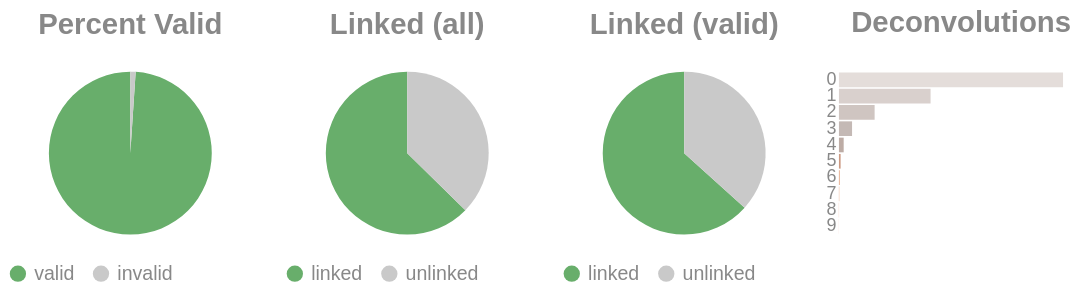

This figure's notebook cell:
### Code cell
if SKIPLR:
    pass
else:
    clash = Counter()
    for i in valids['molecule'].to_list():
        _mol = i.split("-")
        if len(_mol) == 1:
            clash.update('0')
        else:
            clash.update(_mol[-1])

    _d = {"deconvolutions": [], 'count': []}
    for k,v in clash.items():
        _d['deconvolutions'].append(k)
        _d['count'].append(v)

    tot_valid = valids['reads'].sum()
    mask = valids['reads'] >= 2
    n_linked_reads = valids.filter(mask)['reads'].sum()
    if n_linked_reads == 0:
        print_html("No linked molecules (>=2 reads) were detected; skipping linked-only distributions.")
        SKIPLR = True
    else:
        perc_valid = round(tot_valid / n_reads, 4)
        linked_perc_abs = round(n_linked_reads / n_reads, 4)
        linked_perc = round(n_linked_reads / tot_valid, 4)

    _valid = pl.DataFrame({"valids": ['valid', 'invalid'], "count": [tot_valid, n_reads - tot_valid]})
    _linked_abs = pl.DataFrame({"linked (absolute)": ['linked', 'unlinked'], "count": [n_linked_reads, n_reads - n_linked_reads]})
    _linked_rel = pl.DataFrame({"linked (valids)": ['linked', 'unlinked'], "count": [n_linked_reads, tot_valid - n_linked_reads]})

    (
        alt.hconcat(
            piechart(_valid, goodval = 'valid', title = "Percent Valid"),
            piechart(_linked_abs, goodval = "linked", title =  "Linked (all)"),
            piechart(_linked_rel, goodval = "linked", title =  "Linked (valid)"),
            convolutionbar(pl.DataFrame(_d), title = "Deconvolutions"),
            center = True,
            bounds = 'flush'
        )
        .resolve_scale(color='independent')
        .resolve_legend('independent')
        .properties(usermeta={'embedOptions': {"actions": False}})
    ).display()

### Figure 1 — Vega-Lite specification as saved in the notebook (floating-point values rounded to 4 significant figures)
{"width": "container", "height": 400, "config": {"title": {"anchor": "start", "dy": -15, "fontSize": 18, "color": "#888888", "subtitleColor": "#888888", "subtitleFontSize": 14}, "arc": {"fill": "#0072B2"}, "axis": {"domainColor": "#888888", "domainWidth": 0.5, "gridWidth": 0.2, "grid": false, "titleFontWeight": 400, "titleFontSize": 15, "labelFontSize": 11, "labelColor": "#888888", "tickColor": "#888888", "tickWidth": 0.2, "titleColor": "#888888"}, "axisBand": {"grid": false}, "axisX": {"grid": true, "tickSize": 10, "domainCap": "round"}, "axisY": {"domain": false, "grid": true, "tickSize": 0, "domainCap": "round"}, "background": "transparent", "header": {"labelFontSize": 15, "labelColor": "#888888", "titleFontSize": 15, "titleFontWeight": 600, "titleColor": "#888888"}, "legend": {"labelFont": "sans-serif", "labelFontSize": 12, "labelColor": "#888888", "symbolSize": 100, "symbolType": "circle", "titleFontSize": 12, "titlePadding": 10, "titleColor": "#888888", "title": null}, "range": {"category": ["#E69F00", "#56B4E9", "#009E73", "#F0E442", "#0072B2", "#D55E00", "#CC79A7", "#000000"], "diverging": ["#cfe8f3", "#a2d4ec", "#73bfe2", "#46abdb", "#1696d2", "#12719e"]}, "area": {"fill": "#0072B2", "fillOpacity": 0.7, "line": true, "strokeOpacity": 0.7}, "line": {"color": "#0072B2", "stroke": "#0072B2", "strokeWidth": 2}, "trail": {"color": "#0072B2", "stroke": "#0072B2", "strokeWidth": 0, "size": 1}, "point": {"filled": true, "fillOpacity": 1.0, "size": 95}, "text": {"color": "#888888", "fontSize": 11, "align": "right", "fontWeight": 400, "size": 11}, "bar": {"fill": "#0072B2", "stroke": null}, "view": {"stroke": null, "continuousWidth": 660, "continuousHeight": 400}}, "hconcat": [{"data": {"name": "data-bde88d0c69f5ae31cd9abf4abc1b032c"}, "mark": {"type": "arc"}, "encoding": {"color": {"field": "valids", "legend": {"orient": "bottom", "title": null}, "scale": {"domain": ["valid", "invalid"], "range": ["#68ae6b", "#C9C9C9"]}, "title": "Valids", "type": "nominal"}, "theta": {"field": "count", "type": "quantitative"}, "tooltip": [{"field": "valids", "title": "Valids", "type": "ordinal"}, {"field": "percent", "format": ".2%", "title": "Percent", "type": "quantitative"}, {"field": "count", "title": "Count", "type": "quantitative"}]}, "height": 100, "title": {"text": "Percent Valid", "align": "center", "anchor": "middle"}, "transform": [{"calculate": "datum.count / 4247855", "as": "percent"}], "width": 150}, {"data": {"name": "data-fd350c249f8588cfef4c4f3dd412ee9f"}, "mark": {"type": "arc"}, "encoding": {"color": {"field": "linked (absolute)", "legend": {"orient": "bottom", "title": null}, "scale": {"domain": ["linked", "unlinked"], "range": ["#68ae6b", "#C9C9C9"]}, "title": "Linked (Absolute)", "type": "nominal"}, "theta": {"field": "count", "type": "quantitative"}, "tooltip": [{"field": "linked (absolute)", "title": "Linked (Absolute)", "type": "ordinal"}, {"field": "percent", "format": ".2%", "title": "Percent", "type": "quantitative"}, {"field": "count", "title": "Count", "type": "quantitative"}]}, "height": 100, "title": {"text": "Linked (all)", "align": "center", "anchor": "middle"}, "transform": [{"calculate": "datum.count / 4247855", "as": "percent"}], "width": 150}, {"data": {"name": "data-96009fdee21e651a0dbd9b8a49230fc0"}, "mark": {"type": "arc"}, "encoding": {"color": {"field": "linked (valids)", "legend": {"orient": "bottom", "title": null}, "scale": {"domain": ["linked", "unlinked"], "range": ["#68ae6b", "#C9C9C9"]}, "title": "Linked (Valids)", "type": "nominal"}, "theta": {"field": "count", "type": "quantitative"}, "tooltip": [{"field": "linked (valids)", "title": "Linked (Valids)", "type": "ordinal"}, {"field": "percent", "format": ".2%", "title": "Percent", "type": "quantitative"}, {"field": "count", "title": "Count", "type": "quantitative"}]}, "height": 100, "title": {"text": "Linked (valid)", "align": "center", "anchor": "middle"}, "transform": [{"calculate": "datum.count / 4203306", "as": "percent"}], "width": 150}, {"data": {"name": "data-0375e582bf561b2690bb05c765815061"}, "mark": {"type": "bar"}, "encoding": {"color": {"field": "deconvolutions", "legend": null, "scale": {"scheme": "lightgreyred"}, "type": "nominal"}, "tooltip": [{"field": "deconvolutions", "title": "Deconvolutions", "type": "ordinal"}, {"field": "percent", "format": ".2%", "title": "Percent", "type": "quantitative"}, {"field": "count", "title": "Count", "type": "quantitative"}], "x": {"axis": null, "field": "count", "type": "quantitative"}, "y": {"field": "deconvolutions", "sort": "ascending", "title": null, "type": "nominal"}}, "height": 100, "title": {"text": "Deconvolutions", "align": "center", "anchor": "middle"}, "transform": [{"calculate": "datum.count / 2435276", "as": "percent"}], "width": 150}], "bounds": "flush", "center": true, "resolve": {"legend": {"angle": "independent"}, "scale": {"color": "independent"}}, "usermeta": {"embedOptions": {"actions": false}}, "$schema": "https://vega.github.io/schema/vega-lite/v6.4.1.json", "datasets": {"data-bde88d0c69f5ae31cd9abf4abc1b032c": [{"valids": "valid", "count": 4203306}, {"valids": "invalid", "count": 44549}], "data-fd350c249f8588cfef4c4f3dd412ee9f": [{"linked (absolute)": "linked", "count": 2661140}, {"linked (absolute)": "unlinked", "count": 1586715}], "data-96009fdee21e651a0dbd9b8a49230fc0": [{"linked (valids)": "linked", "count": 2661140}, {"linked (valids)": "unlinked", "count": 1542166}], "data-0375e582bf561b2690bb05c765815061": [{"deconvolutions": "0", "count": 1467429}, {"deconvolutions": "1", "count": 600112}, {"deconvolutions": "2", "count": 233651}, {"deconvolutions": "3", "count": 85970}, {"deconvolutions": "4", "count": 31016}, {"deconvolutions": "5", "count": 10987}, {"deconvolutions": "6", "count": 3930}, {"deconvolutions": "7", "count": 1415}, {"deconvolutions": "8", "count": 550}, {"deconvolutions": "9", "count": 216}]}}
